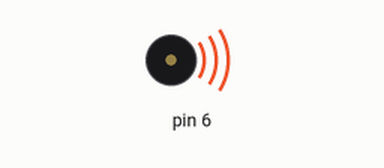
Simulated run of this sketch. Board: Arduino Uno, built with avr-gcc and run on an emulated ATmega328P. Shown: buzzer (waves = sounding).

Above: at 0.3 s.
At 7.0 s:
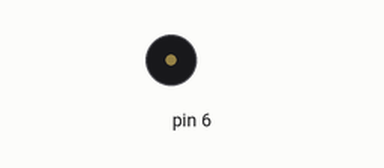
Timing chart, 0 to 9.8 s (numbered marks = the images above):
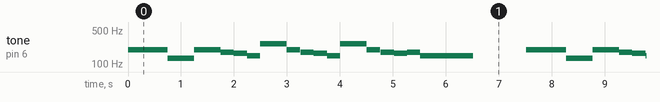

The sketch:

tone_starwars_ino.ino
```cpp
/*
 Single tone player

 Ispirato da

 http://arduino.cc/en/Tutorial/Tone4

*/


void setup(){
}


void loop(){
  // play a note on pin 6 for 200 ms:
  tone(6,196, 250);
  delay(250);

  tone(6, 196, 250);
  delay(250);

  tone(6, 196, 250);
  delay(250);


  tone(6, 131, 500);
  delay(500);

  tone(6, 196, 500);
  delay(500);


  tone(6, 175, 250);
  delay(250);

  tone(6, 165, 250);
  delay(250);

  tone(6, 147, 250);
  delay(250);

  tone(6, 262, 500);
  delay(500);

  tone(6,196, 250);
  delay(260);


  tone(6, 175, 250);
  delay(250);

  tone(6, 165, 250);
  delay(250);

  tone(6, 147, 250);
  delay(250);

  tone(6, 262, 500);
  delay(500);

  tone(6,196, 250);
  delay(260);


  tone(6, 175, 250);
  delay(250);

  tone(6, 165, 250);
  delay(250);

  tone(6, 175, 250);
  delay(250);

  tone(6, 147, 1000);
  delay(2000);

}
```
